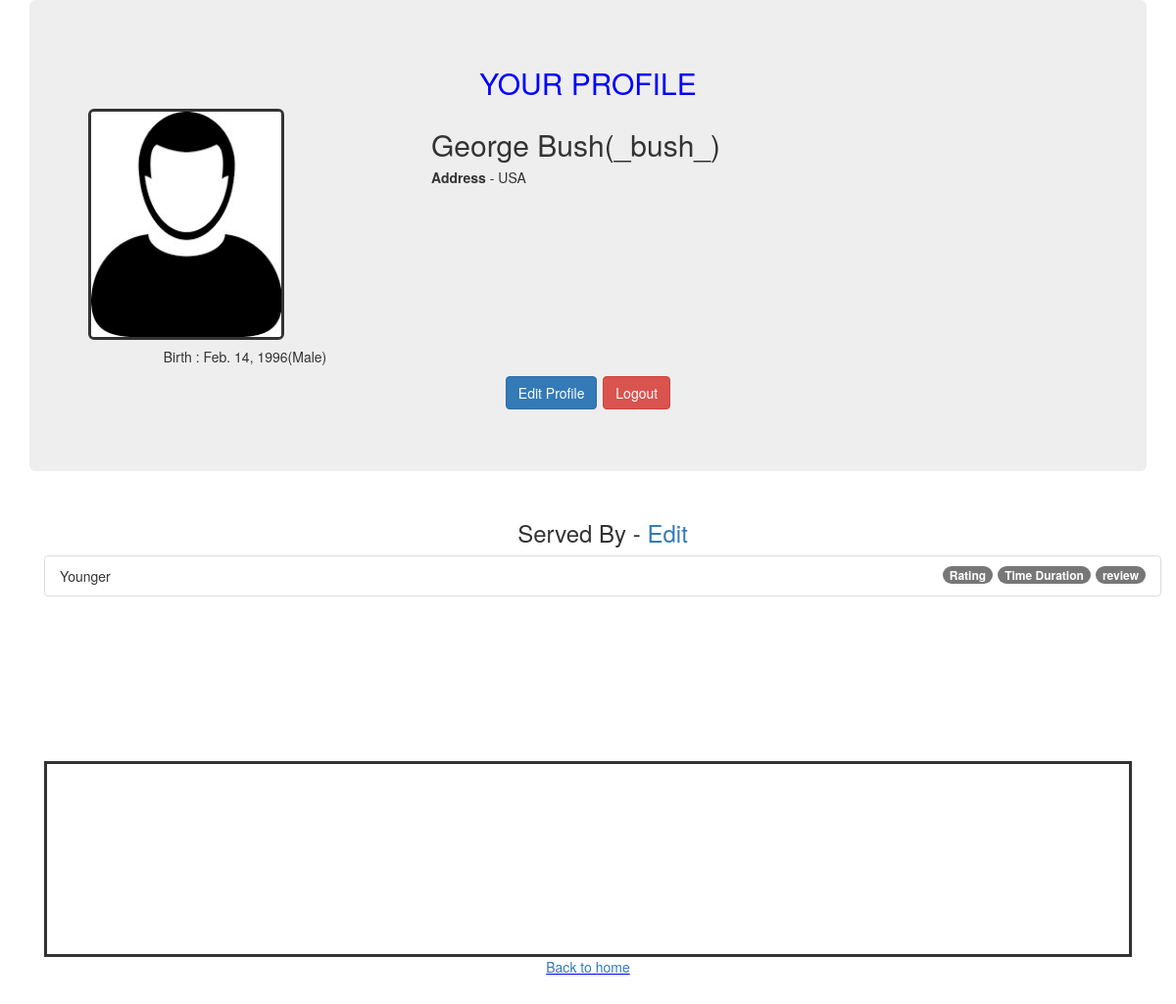
/elder_profile/_bush_/ (signed in), run on the app's committed database.
### myapp/models.py (models this page shows, shortened)
class ELDER_user(models.Model):
	E_username = models.CharField(primary_key=True,max_length=20)
	name1 = models.CharField('Name', max_length=120)
	address1 = models.TextField(blank=True)
	gender1 = models.CharField(max_length=20)
	dob1 = models.DateField()
	average_rating1 = models.IntegerField()

### myapp/views.py (the view)
# urls.py: path('elder_profile/<username>/', views.elder_self_profile, name='elder_self_profile'),
@login_required
def elder_self_profile(request, username):
	try:
		data = ELDER_user.objects.get(E_username=username)
		data2 = elder_table.objects.filter(elder_user=username)
		context ={
		'user_data': data, 'user_name':username, 'younger_':data2
		}
		return render(request, 'elder_user_self.html', context)
	except:
		try:
			data = Young_user.objects.get(Y_username=username)
			context={
			'user_data':data,'user_name':username
			}
			return redirect('younger_self_profile', username=username)
		except:
			return redirect('elder_edit_profile', username=username)

### templates/elder_user_self.html (shortened to what this page needs)
{% load static %}
<!DOCTYPE html>
<html lang="en">
<head>
  <link rel="stylesheet" href="https://maxcdn.bootstrapcdn.com/bootstrap/3.4.1/css/bootstrap.min.css">
</head>
<body class="container">
<div class="jumbotron">
  <h2 class="text-center blue">YOUR PROFILE</h2>
	<div class="row">
	<div class="col-sm-4">
		<img src="{% static 'download.jpg' %}" class="img-rounded" id="class1" alt="Cinque Terre" width="200" height="236">
		<h5 class="text-center">Birth : {{user_data.dob1}}({{user_data.gender1}})</h5>
	</div>
	<div class="col-sm-8">
  		<h2>{{user_data.name1}}({{user_name}})</h2>
      <h5><b>Address</b> - {{user_data.address1}}</h5> <br>
	</div>
	</div>
  <p class="text-center"><a href="#"><button type="button" class="btn btn-primary"><a href="/edit_profile_elder/{{user_name}}/" class="white">Edit Profile</a></button></a>&nbsp;<a href="/accounts/logout/"><button type="button" class="btn btn-danger">Logout</button></a></p>
</div>
<div class="container">
  <div class="row">
    <div class="col-sm-12">
    	<h3 class="text-center">Served By - <a href="/add_younger/{{user_name}}/">Edit</a></h3>
      	<div style="overflow: auto; height: 210px">
   			<ul class="list-group">
    			<li class="list-group-item">Younger <span class="badge">review</span><span class="badge">Time Duration</span><span class="badge">Rating</span></li>
  			</ul>
  		</div>
    </div>
  </div>
</div>
<div class="col-sm-12 text-center container">
  <div class="review container">
  </div>
</div><br><br>
<p class="text-center blue"><u><a href="/">Back to home</a></u></p>
<br><br><br>
</body>
</html>

### templates/elder_user_self.html (style rules this page uses)
#class1 { border-style: solid; border-width: medium; }
.blue { color:blue; }
.white { color: white; }
.review { height: 200px; width: 100%;border-style: solid; border-width: medium; padding: 2em; }

### data on the page
ELDER_user: dob1 "Feb. 14, 1996", gender1 "Male", name1 "George Bush", E_username "_bush_", address1 "USA"
